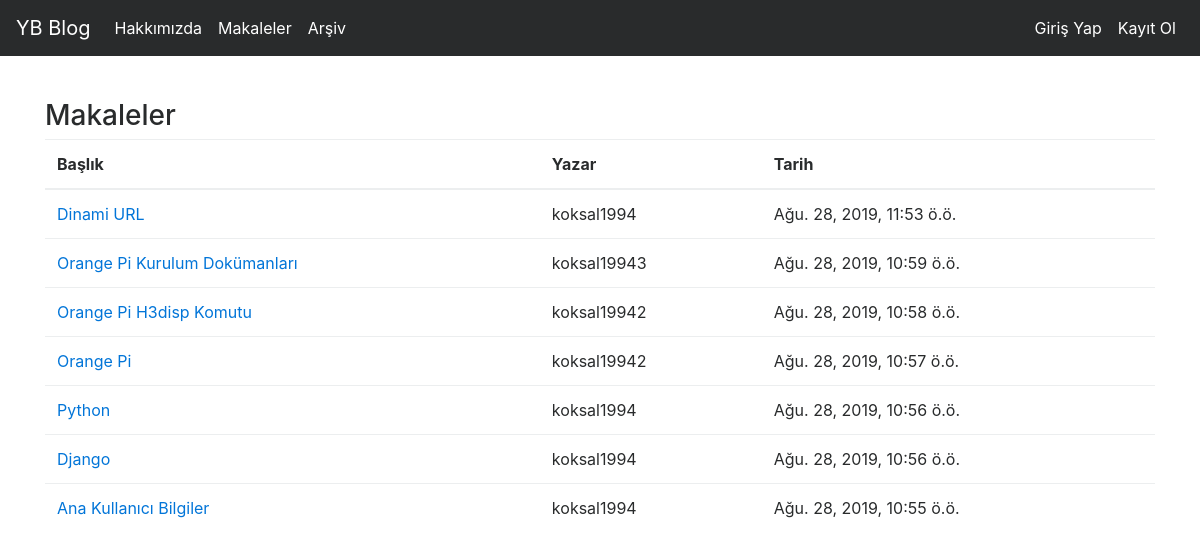
Screenshot of /articles/allarticles/ with the database file from the repository.
### article/models.py (models this page shows, shortened)
class Article(models.Model):
    author = models.ForeignKey("auth.User", on_delete = models.CASCADE, verbose_name = "Yazar" )#user silindiğinde o user'a ilişkin makalelerde silinecek
    title = models.CharField(max_length = 50 , verbose_name = "Başlık")
    content = RichTextField()
    created_date = models.DateTimeField(auto_now_add=True , verbose_name = "Oluşturulma Tarihi")
    article_image = models.FileField(blank = True, null= True,verbose_name="Makaleye Fotoğraf Ekleyin")
    class Meta:
        ordering  = ['-created_date'] #tarihe göre sıralama için ekledik.

### article/views.py (the view)
# urls.py: path('allarticles/',views.allarticles,name = "allarticles"),
def allarticles(request):
    articles = Article.objects.filter()
    context = {
        "articles": articles
    }
    return render(request,"allarticles.html",context)

### templates/allarticles.html (shortened to what this page needs)
{% extends "layout.html" %}
{% block body %}
<h3>Makaleler</h3>
{% if articles %}
<table class="table">
        <thead>
          <tr>
            <th scope="col">Başlık</th>
            <th scope="col">Yazar</th>
            <th scope="col">Tarih</th>
          </tr>
        </thead>
        <tbody>
            {% for article in articles  %}
            <tr>
                    <td><a href="{% url 'article:detail' article.id %}">{{article.title}}</a></td>
                    <td>{{article.author.username}}</td>
                    <td>{{article.created_date}}</td>
                  </tr>
            {% endfor %}
        </tbody>
      </table>
{% else %}
  <div class="alert alert-danger">Bu blogda henüz bir makale bulunmuyor!</div>
{% endif %}
{% endblock %}

### rows the page displays
Article: title "Dinami URL", author.username "koksal1994", created_date "Ağu. 28, 2019, 11:53 ö.ö."
Article: title "Orange Pi Kurulum Dokümanları", author.username "koksal19943", created_date "Ağu. 28, 2019, 10:59 ö.ö."
Article: title "Orange Pi H3disp Komutu", author.username "koksal19942", created_date "Ağu. 28, 2019, 10:58 ö.ö."
Article: title "Orange Pi", author.username "koksal19942", created_date "Ağu. 28, 2019, 10:57 ö.ö."
Article: title "Python", author.username "koksal1994", created_date "Ağu. 28, 2019, 10:56 ö.ö."
Article: title "Django", author.username "koksal1994", created_date "Ağu. 28, 2019, 10:56 ö.ö."
Article: title "Ana Kullanıcı Bilgiler", author.username "koksal1994", created_date "Ağu. 28, 2019, 10:55 ö.ö."
